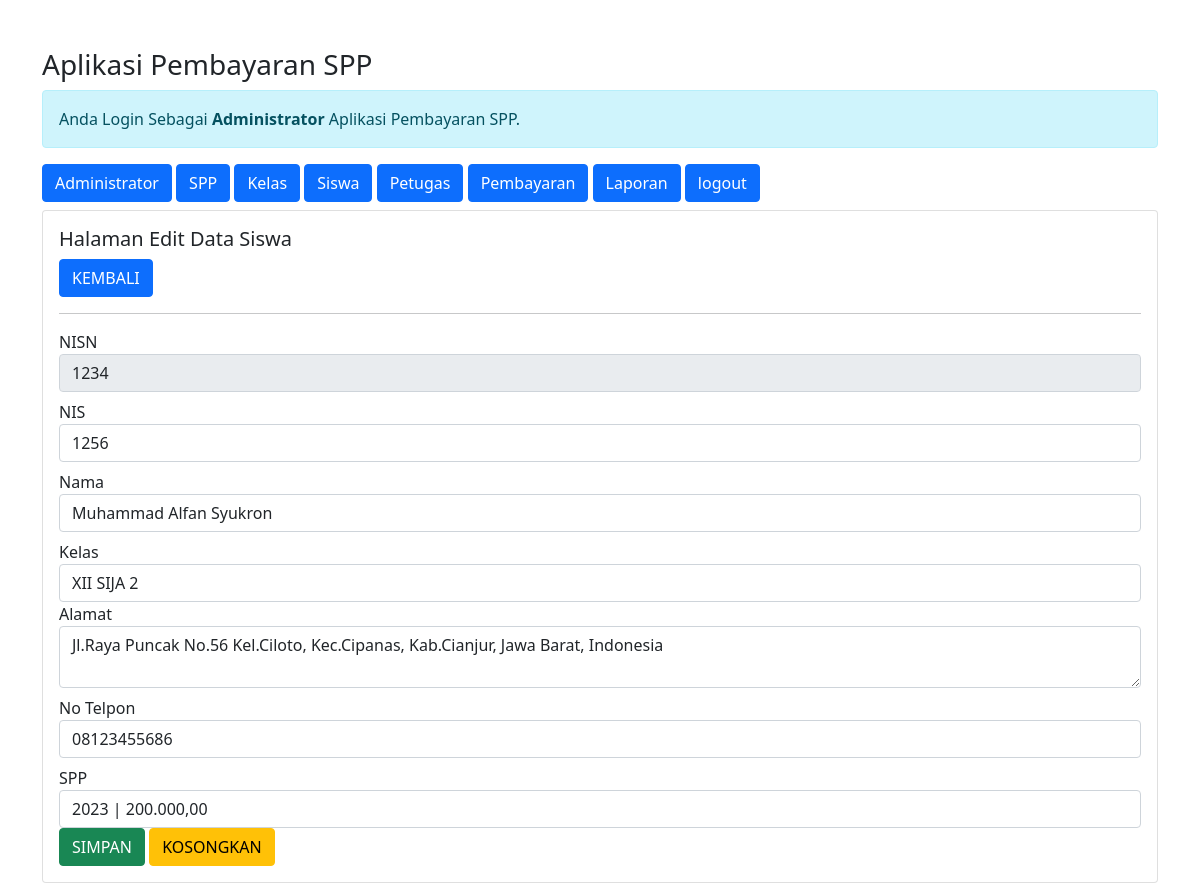
Page /admin/admin.php?url=edit-siswa&nisn=1234 (signed in) on the committed database.
### tables this page shows
CREATE TABLE `siswa` (
  `nisn` char(10) NOT NULL,
  `nis` char(8) NOT NULL,
  `nama` varchar(50) NOT NULL,
  `id_kelas` int(11) NOT NULL,
  `alamat` text NOT NULL,
  `no_telp` varchar(13) NOT NULL,
  `id_spp` int(11) NOT NULL
);

CREATE TABLE `kelas` (
  `id_kelas` int(11) NOT NULL,
  `nama_kelas` varchar(10) NOT NULL,
  `kompetensi_keahlian` varchar(50) NOT NULL
);

CREATE TABLE `spp` (
  `id_spp` int(11) NOT NULL,
  `tahun` int(11) NOT NULL,
  `nominal` int(11) NOT NULL
);

### admin/edit-siswa.php (the view, shortened to what this page needs)
<?php
$nisn = $_GET['nisn'];
include '../koneksi.php';
$sql = "SELECT*FROM siswa,spp,kelas WHERE siswa.id_kelas=kelas.id_kelas AND siswa.id_spp=spp.id_spp AND nisn='$nisn'";
$query = mysqli_query($koneksi, $sql);
$data = mysqli_fetch_array($query);
?>
<h5>Halaman Edit Data Siswa</h5>
<a href="?url=siswa" class="btn btn-primary">KEMBALI</a>
<hr>
<form method="post" action="?url=proses-edit-siswa&nisn=<?= $nisn; ?>">
    <div class="form-group mb-2">
        <label>NISN</label>
        <input value="<?= $data['nisn']; ?>" readonly type="number" name="nisn" class="form-control" required>
    </div>
    <div class="form-group mb-2">
        <label>NIS</label>
        <input value="<?= $data['nis']; ?>" type="number" name="nis" class="form-control" required>
    </div>
    <div class="form-group mb-2">
        <label>Nama</label>
        <input value="<?= $data['nama']; ?>" type="text" name="nama" class="form-control" required>
    </div>
    <div class="form-group" mb-2>
        <label>Kelas</label>
        <select name="id_kelas" class="form-control" required>
            <option value="<?= $data['id_kelas']; ?>"><?= $data['nama_kelas']; ?></option>
        </select>
    </div>
    <div class="form-group mb-2">
        <label>Alamat</label>
        <textarea name="alamat" class="form-control" required><?= $data['alamat']; ?></textarea>
    </div>
    <div class="form-group mb-2">
        <label>No Telpon</label>
        <input value="<?= $data['no_telp']; ?>" type="number" name="no_telp" class="form-control" required>
    </div>
    <div class="form-group" mb-2>
        <label>SPP</label>
        <select name="id_spp" class="form-control" required>
            <option value="<?= $data['id_spp']; ?>"><?= $data['tahun']; ?> | <?= number_format($data['nominal'], 2, ',', '.'); ?></option>
        </select>
    </div>
    <div class="form-group">
        <button type="submit" class="btn btn-success">SIMPAN</button>
        <button type="reset" class="btn btn-warning">KOSONGKAN</button>
    </div>
</form>

### rows in the picture
siswa: nisn "1234", nis "1256", nama "Muhammad Alfan Syukron", id_kelas "XII SIJA 2", alamat "Jl.Raya Puncak No.56 Kel.Ciloto, Kec.Cipanas, Kab.Cianjur, Jawa Barat, Indonesia", no_telp "08123455686", id_spp "2023 | 200.000,00"
